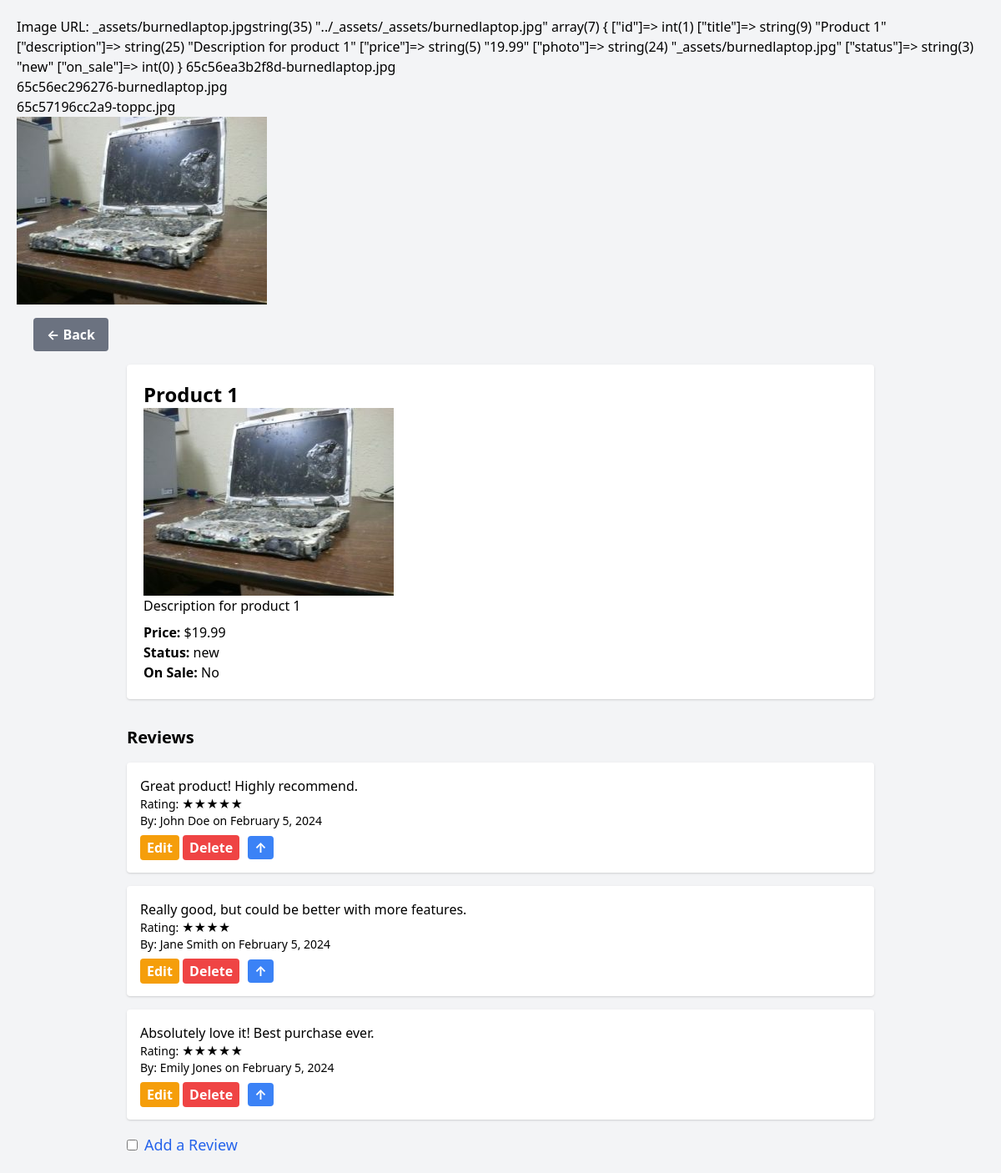
Screenshot of /src/public/product.php?id=1 with the database file from the repository.
### tables this page shows
CREATE TABLE IF NOT EXISTS products (
  id INT AUTO_INCREMENT PRIMARY KEY,
  title VARCHAR(255) NOT NULL,
  description TEXT,
  price DECIMAL(10, 2) NOT NULL,
  photo VARCHAR(255),
  status VARCHAR(50),
  on_sale BOOLEAN DEFAULT FALSE
);

CREATE TABLE reviews (
    id INT AUTO_INCREMENT PRIMARY KEY,
    product_id INT,
    rating TINYINT NOT NULL,
    first_name VARCHAR(255) NOT NULL,
    last_name VARCHAR(255) NOT NULL,
    comment TEXT,
    date TIMESTAMP DEFAULT CURRENT_TIMESTAMP,
    FOREIGN KEY (product_id) REFERENCES products(id)
);

### src/app/App.php (called while the page is built, shortened)
<?php
function getConnectionPDO(): PDO {
    $dsn = "mysql:host=" . DB_HOST . ";dbname=" . DB_NAME;
    $options = [PDO::ATTR_DEFAULT_FETCH_MODE => PDO::FETCH_ASSOC];
    return new PDO($dsn, DB_USER, DB_PASS, $options);
}
function getProductDetailsPDO($productID): ?array {
    $pdo = getConnectionPDO();
    $stmt = $pdo->prepare("SELECT * FROM products WHERE id = :id");
    $stmt->bindValue(':id', $productID, PDO::PARAM_INT);
    $stmt->execute();
    $product = $stmt->fetch(PDO::FETCH_ASSOC);
    return $product ?: null;
}
function getReviewsForProduct($productID): array {
    $pdo = getConnectionPDO();
    $stmt = $pdo->prepare("SELECT * FROM reviews WHERE product_id = :product_id ORDER BY date DESC");
    $stmt->bindValue(':product_id', $productID, PDO::PARAM_INT);
    $stmt->execute();
    return $stmt->fetchAll();
}

### src/public/product.php (called while the page is built, shortened)
<?php
require dirname(__DIR__) . '/app/App.php';
$productID = $_GET['id'] ?? null;
$product = getProductDetailsPDO($productID);
$reviews = getReviewsForProduct($productID);
require dirname(__DIR__) . '/views/product.php';

### src/views/product.php (the view, shortened to what this page needs)
<?php
$imageUrl = $product['photo'];
echo "Image URL: " . $imageUrl;
var_dump('../_assets/' . htmlspecialchars($product['photo']));
var_dump($product);
$directoryPath = '../_assets';
$files = scandir($directoryPath);
if ($files !== false) {
    foreach ($files as $file) {
        if ($file !== "." && $file !== "..") {
            echo $file . "<br>";
        }
    }
} else {
    echo "Could not read the directory.";
}
if (!empty($product['photo'])) {
    $imageUrl = '../_assets/' . htmlspecialchars($product['photo']);
    echo "<img src='$imageUrl' alt='Product Image'>";
} else {
    echo "No image available.";
}
?>
<!doctype html>
<html lang="en">
<head>
    <link rel="stylesheet" href="/assets/dist/main.css" />
    <link href="https://cdn.jsdelivr.net/npm/tailwindcss@2.2.19/dist/tailwind.min.css" rel="stylesheet">
</head>
<body class="bg-gray-100 p-5">
    <div class="my-4 mx-5">
        <a href="index.php" class="inline-block bg-gray-500 hover:bg-gray-700 text-white font-bold py-2 px-4 rounded transition ease-in-out duration-150">
            ← Back
        </a>
    </div>
    <div class="max-w-4xl mx-auto bg-white p-5 rounded shadow">
        <h1 class="text-2xl font-bold"><?= htmlspecialchars($product['title']); ?></h1>
        <?php if (!empty($product['photo'])): ?>
            <img src="../_assets/<?= htmlspecialchars($product['photo']); ?>" alt="Product Image" style="max-width: 100%; height: auto;">
        <?php else: ?>
            <p>No image available.</p>
        <?php endif; ?>
        <p><?= nl2br(htmlspecialchars($product['description'])); ?></p>
        <p class="mt-2"><strong>Price:</strong> $<?= htmlspecialchars($product['price']); ?></p>
        <p><strong>Status:</strong> <?= htmlspecialchars($product['status']); ?></p>
        <p><strong>On Sale:</strong> <?= $product['on_sale'] ? 'Yes' : 'No'; ?></p>
    </div>
    <div class="max-w-4xl mx-auto mt-8">
        <h2 class="text-xl font-semibold mb-4">Reviews</h2>
        <?php if (!empty($reviews)): ?>
            <?php foreach ($reviews as $review): ?>
                <div class="bg-white p-4 rounded shadow mb-4">
                    <p><?= nl2br(htmlspecialchars($review['comment'])); ?></p>
                    <p class="text-sm">Rating: <?= str_repeat('★', $review['rating']); ?></p>
                    <p class="text-sm">By: <?= htmlspecialchars($review['first_name']) . ' ' . htmlspecialchars($review['last_name']); ?> on <?= date('F j, Y', strtotime($review['date'])); ?></p>
                    <div class="mt-2">
                        <a href="edit_review.php?review_id=<?= $review['id']; ?>&product_id=<?= $product['id']; ?>" class="bg-yellow-500 hover:bg-yellow-700 text-white font-bold py-1 px-2 rounded">Edit</a>
                        <a href="delete_review.php?review_id=<?= $review['id']; ?>&product_id=<?= $product['id']; ?>" onclick="return confirm('Are you sure you want to delete this review?');" class="bg-red-500 hover:bg-red-700 text-white font-bold py-1 px-2 rounded">Delete</a>
                        <a href="#top" class="inline-block bg-blue-500 hover:bg-blue-700 text-white font-bold py-0.5 px-2 mx-1.5 rounded transition ease-in-out duration-150">↑</a>
                    </div>
                </div>
            <?php endforeach; ?>
        <?php else: ?>
            <p>No reviews yet.</p>
        <?php endif; ?>
        <div class="mt-4">
            <label for="toggleReview" class="inline-flex items-center cursor-pointer text-lg text-blue-600 hover:text-blue-800">
                <input type="checkbox" id="toggleReview" class="form-checkbox rounded text-blue-500 focus:ring-blue-500" onchange="document.getElementById('reviewForm').classList.toggle('hidden');">
                <span class="ml-2">Add a Review</span>
            </label>
        </div>
    </div>
</body>
</html>

### rows the page displays
products: photo "_assets/burnedlaptop.jpg", photo (picture), title "Product 1", description "Description for product 1", price "19.99", status "new"
reviews: comment "Great product! Highly recommend.", rating "★★★★★", first_name "John", last_name "Doe", date "February 5, 2024"
reviews: comment "Really good, but could be better with more features.", rating "★★★★", first_name "Jane", last_name "Smith", date "February 5, 2024"
reviews: comment "Absolutely love it! Best purchase ever.", rating "★★★★★", first_name "Emily", last_name "Jones", date "February 5, 2024"

### other values shown
$file "65c56ea3b2f8d-burnedlaptop.jpg"
$file "65c56ec296276-burnedlaptop.jpg"
$file "65c57196cc2a9-toppc.jpg"
